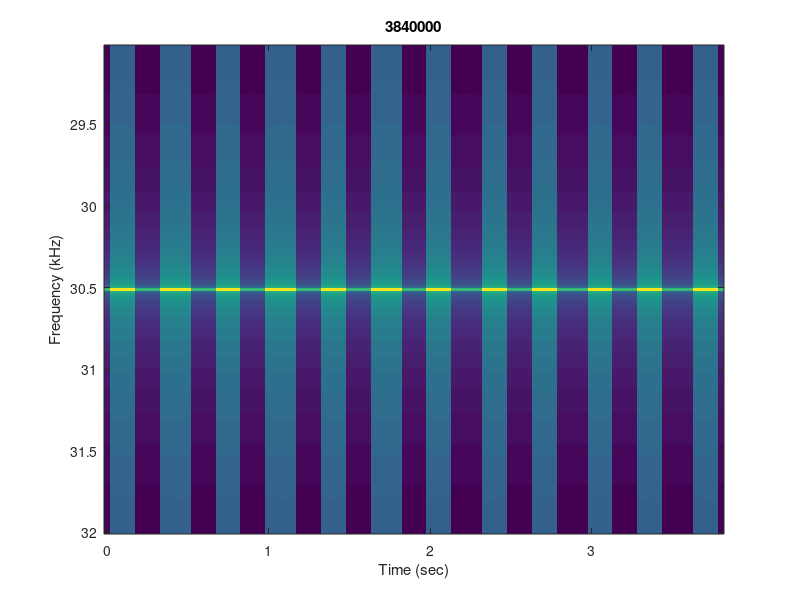
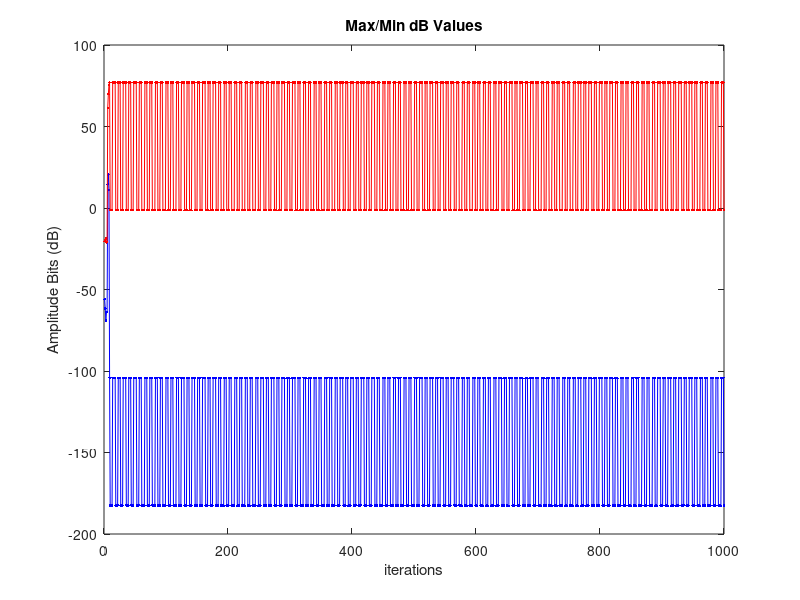

Here is the MATLAB script that generated these plots, in order:
% Thomas S. Murray
% 2014/09/25
%
% This simulation runs a constant amplitude sinusoid through the real-time
% ultrasound monitoring algorithm.  We look at an exactly represented
% frequency so that almost all the energy falls inside a single FFT bin.
% The hamming window spreads it out a little bit though.  To scale future
% FFTs using this data, set c_min = max @ 2.5 mV and c_max = max @ 2.5V.
%
% Results of running it to steady state:
%
% +---------+----------+----------+
% |  A (V)  | Min (dB) | Max (dB) |
% +---------+----------+----------+
% |  2.5E-4 | - 151.09 |   4.9564 |
% |  2.5E-3 | - 151.58 |  24.9564 |
% |  1.0    | - 104.34 |  76.9976 |
% |  2.5    | - 96.399 |  84.9564 |
% +---------+----------+----------+
%
% So, c_min = 24 dB and c_max = 85 dB.
%
% Input Buffer Diagram:
%
%                     nib
% <---------------------------------------->
%
% |                   ib                   |
% +----------------------------------------+
%           |----------|
%               |----------|
%                   |----------|
%                    <----> <->
%                      no    na
%
% nfft = no + na
% no = length of overlap
% na = length of advance (must be a multiple of ns)
% ns = number of samples per frame (960/nc)
% nc = number of channels

clc;
clear all;
close all;
addpath('../pio/');

% configurable parameters
% a_volts = 2.5E-4;
% a_volts = 2.5E-3;
a_volts = 1.0;
% a_volts = 2.5;
nfft = 2^14;                    % length of the fft
nob = 100;                      % number of fft slices in the output buffer

% system parameters
Fs = 100E3;
nhw = 12;
ndw = 960;
nfw = nhw+ndw;
nc = 1;                         % number of channels (1 for ultrasound)

% signal parameters
f = (0:Fs/nfft:Fs/2);
fc = f(5000);
a_bits = (2^16)/5 * a_volts;
f_min = fc - 1.5E3;
f_max = fc + 1.5E3;
f_window = intersect(find(f>=f_min),find(f<=f_max));

% dependent parameters
po = 1/4;                       % percentage overlap (1/4 -> ~25%)
ns = ndw/nc;                    % number of samples per frame
na = round(po*nfft/ns)*ns;      % number of samples to advance (integer number of frames)                                
no = nfft - na;                 % number of samples to overlap
nib = 2*nfft;                   % number of samples in the input buffer

fprintf('FFT Length: %d\n',nfft);
fprintf('Advance: %d\n',na);
fprintf('Overlap: %d\n',no);
fprintf('Input Buffer Length: %d\n',nib);
fprintf('Output Buffer Length: %d\n',nob);

ib = randi([-32767 +32767],1,nib);
ob = nan(numel(f_window),nob);
w = hamming(nfft)'*2/nfft;

% set up figure(s)
fg = figure(1);
im = imagesc((0:nob-1)/Fs*na,f(f_window)/1E3,ob);
ylabel('Frequency (kHz)');
xlabel('Time (sec)');
ht = title(num2str(0));

% loop ad infinitum
last_stamp = 1;
last_frame = 1;
ib_idx = 0;
ob_idx = 1;
offset = 0;
num_iters = 1000;
dB_min = nan(num_iters,1);
dB_max = nan(num_iters,1);
for ii = 1:num_iters

    % make data:
    t = (offset + (0:na-1))/Fs;
    x5 = a_bits * sin(2*pi*fc*t) + 2^15;
    offset = offset+na;
    
    % update the input buffer data
    if(ib_idx+na > nib)
        ib(ib_idx+1:nib) = x5(1:nib-ib_idx);
        ib(1:ib_idx+na-nib) = x5(nib-ib_idx+1:na);
    else
        ib(ib_idx+(1:na)) = x5;
    end
    
    % update the output buffer data
    if(ib_idx+nfft > nib)
        temp = 20*log10(abs(fft([ib(ib_idx+1:end) ib(1:ib_idx+nfft-nib)].*w)));
    else
        temp = 20*log10(abs(fft(ib(ib_idx+(1:nfft)).*w)*2/nfft));
    end
    ob(:,ob_idx) = temp(f_window);
    dB_min(ii) = min(temp(f_window));
    dB_max(ii) = max(temp(f_window));
    
    % update cdata
    set(ht,'string',num2str(offset));
    set(im,'cdata',ob);
    drawnow;
    
    % update input buffer index
    ib_idx = ib_idx + na;
    if(ib_idx>nib)
        ib_idx = ib_idx - nib;  
    end
    
    % update output buffer index
    if(ob_idx==nob)
        ob_idx = 1;
    else
        ob_idx = ob_idx + 1;
    end
    
end

dB_min(end)
dB_max(end)

figure(2);
plot(1:num_iters,dB_min,'b.-',1:num_iters,dB_max,'r.-');
xlabel('iterations');
ylabel('Amplitude Bits (dB)');
title('Max/Min dB Values');
